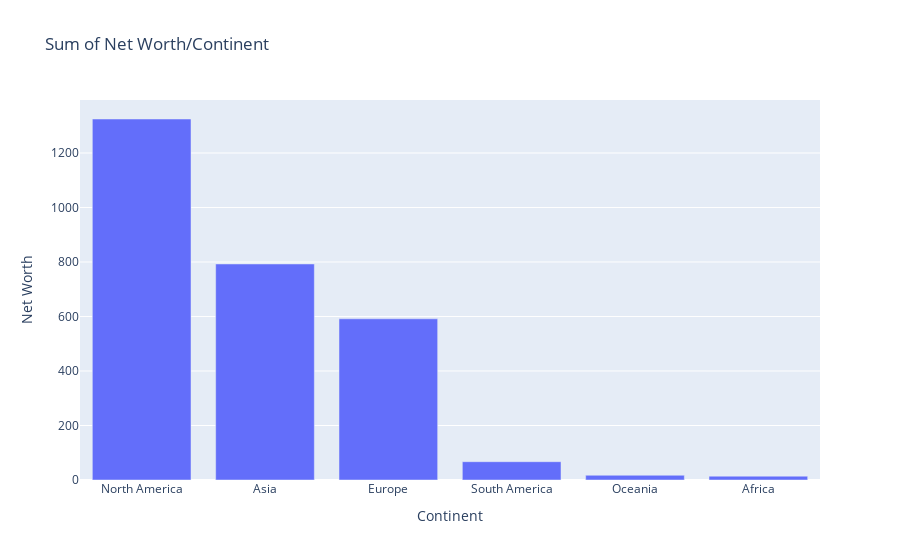

Here is the notebook cell this chart was saved with:
### Code cell
df = f_b100.groupby('Continent',as_index = False,sort=False).agg({'Net Worth':'sum'}).sort_values(by='Net Worth', ascending=False)#.plot(kind='bar', rot=45)
fig = px.bar(data_frame= df, x='Continent',y='Net Worth', title='Sum of Net Worth/Continent')
fig.show()

### Figure 1 — Plotly figure (JSON) as saved in the notebook; plotly's stock layout.template omitted (floating-point values rounded to 4 significant figures)
{"data": [{"alignmentgroup": "True", "hovertemplate": "Continent=%{x}<br>Net Worth=%{y}<extra></extra>", "legendgroup": "", "marker": {"color": "#636efa", "pattern": {"shape": ""}}, "name": "", "offsetgroup": "", "orientation": "v", "showlegend": false, "textposition": "auto", "type": "bar", "x": ["North America", "Asia", "Europe", "South America", "Oceania", "Africa"], "xaxis": "x", "y": [1325.0, 792.7, 591.5, 67.2, 17.4, 14.1], "yaxis": "y"}], "layout": {"barmode": "relative", "legend": {"tracegroupgap": 0}, "title": {"text": "Sum of Net Worth/Continent"}, "xaxis": {"anchor": "y", "domain": [0, 1], "title": {"text": "Continent"}}, "yaxis": {"anchor": "x", "domain": [0, 1], "title": {"text": "Net Worth"}}}}
